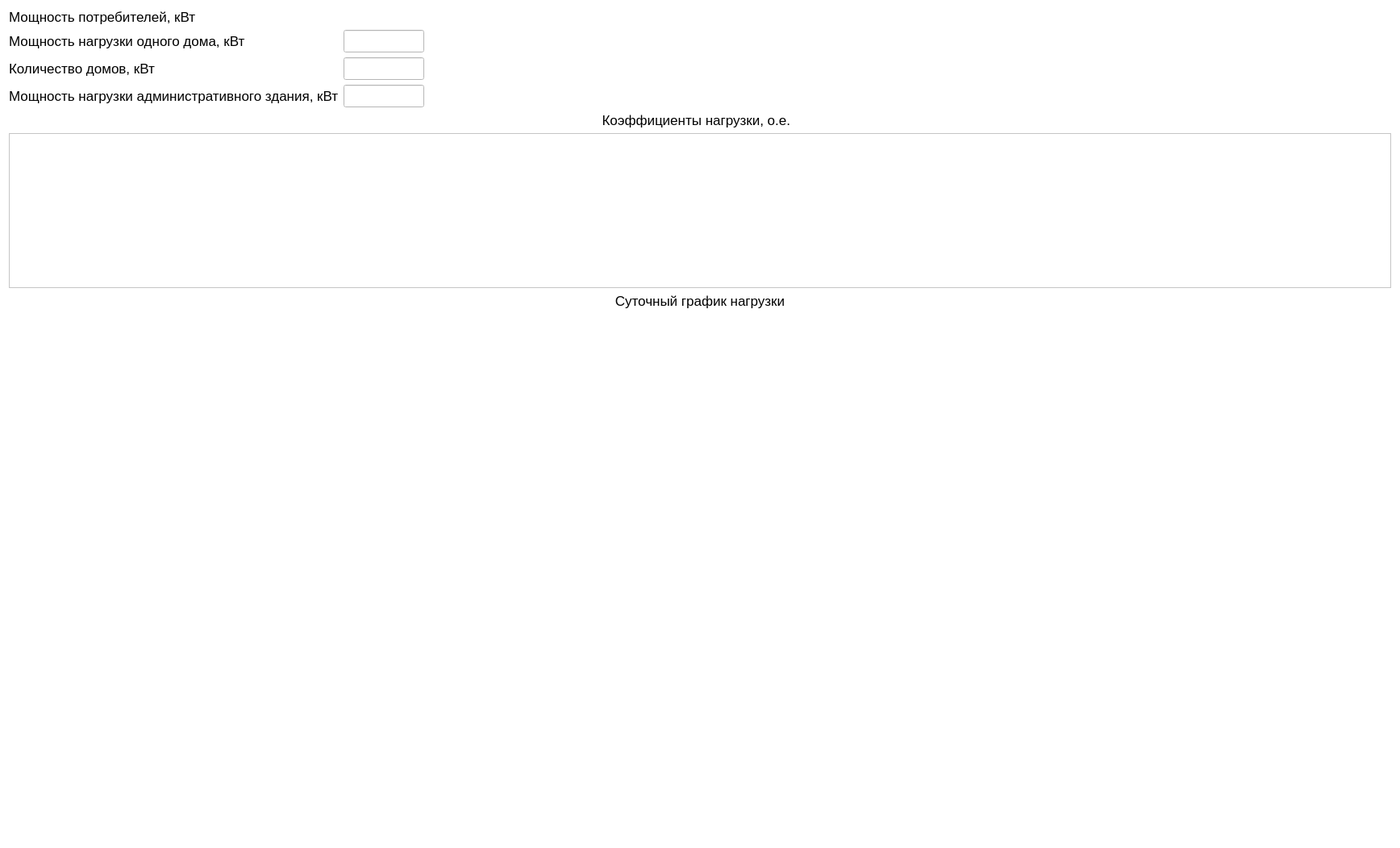
<?xml version="1.0" encoding="UTF-8"?>
<ui version="4.0">
 <class>Residential</class>
 <widget class="QWidget" name="Residential">
  <property name="geometry">
   <rect>
    <x>0</x>
    <y>0</y>
    <width>1736</width>
    <height>1051</height>
   </rect>
  </property>
  <property name="minimumSize">
   <size>
    <width>0</width>
    <height>0</height>
   </size>
  </property>
  <property name="maximumSize">
   <size>
    <width>16777215</width>
    <height>16777215</height>
   </size>
  </property>
  <property name="palette">
   <palette>
    <active>
     <colorrole role="Base">
      <brush brushstyle="SolidPattern">
       <color alpha="255">
        <red>255</red>
        <green>255</green>
        <blue>255</blue>
       </color>
      </brush>
     </colorrole>
     <colorrole role="Window">
      <brush brushstyle="SolidPattern">
       <color alpha="255">
        <red>255</red>
        <green>255</green>
        <blue>255</blue>
       </color>
      </brush>
     </colorrole>
    </active>
    <inactive>
     <colorrole role="Base">
      <brush brushstyle="SolidPattern">
       <color alpha="255">
        <red>255</red>
        <green>255</green>
        <blue>255</blue>
       </color>
      </brush>
     </colorrole>
     <colorrole role="Window">
      <brush brushstyle="SolidPattern">
       <color alpha="255">
        <red>255</red>
        <green>255</green>
        <blue>255</blue>
       </color>
      </brush>
     </colorrole>
    </inactive>
    <disabled>
     <colorrole role="Base">
      <brush brushstyle="SolidPattern">
       <color alpha="255">
        <red>255</red>
        <green>255</green>
        <blue>255</blue>
       </color>
      </brush>
     </colorrole>
     <colorrole role="Window">
      <brush brushstyle="SolidPattern">
       <color alpha="255">
        <red>255</red>
        <green>255</green>
        <blue>255</blue>
       </color>
      </brush>
     </colorrole>
    </disabled>
   </palette>
  </property>
  <property name="windowTitle">
   <string>Form</string>
  </property>
  <layout class="QVBoxLayout" name="verticalLayout_4">
   <item>
    <widget class="QLabel" name="label_42">
     <property name="font">
      <font>
       <pointsize>13</pointsize>
      </font>
     </property>
     <property name="text">
      <string>Мощность потребителей, кВт</string>
     </property>
    </widget>
   </item>
   <item>
    <layout class="QHBoxLayout" name="horizontalLayout">
     <item>
      <layout class="QHBoxLayout" name="horizontalLayout_12">
       <item>
        <layout class="QVBoxLayout" name="verticalLayout_17">
         <item>
          <widget class="QLabel" name="label_76">
           <property name="font">
            <font>
             <pointsize>13</pointsize>
            </font>
           </property>
           <property name="text">
            <string>Мощность нагрузки одного дома, кВт</string>
           </property>
          </widget>
         </item>
         <item>
          <widget class="QLabel" name="label_77">
           <property name="font">
            <font>
             <pointsize>13</pointsize>
            </font>
           </property>
           <property name="text">
            <string>Количество домов, кВт</string>
           </property>
          </widget>
         </item>
         <item>
          <widget class="QLabel" name="label_78">
           <property name="font">
            <font>
             <pointsize>13</pointsize>
            </font>
           </property>
           <property name="text">
            <string>Мощность нагрузки административного здания, кВт</string>
           </property>
          </widget>
         </item>
        </layout>
       </item>
       <item>
        <layout class="QVBoxLayout" name="verticalLayout_15">
         <item>
          <widget class="QLineEdit" name="powerOneHouse">
           <property name="sizePolicy">
            <sizepolicy hsizetype="Preferred" vsizetype="Preferred">
             <horstretch>0</horstretch>
             <verstretch>0</verstretch>
            </sizepolicy>
           </property>
           <property name="maximumSize">
            <size>
             <width>100</width>
             <height>16777215</height>
            </size>
           </property>
           <property name="font">
            <font>
             <pointsize>13</pointsize>
            </font>
           </property>
           <property name="contextMenuPolicy">
            <enum>Qt::ActionsContextMenu</enum>
           </property>
           <property name="placeholderText">
            <string/>
           </property>
          </widget>
         </item>
         <item>
          <widget class="QLineEdit" name="countHouses">
           <property name="sizePolicy">
            <sizepolicy hsizetype="Preferred" vsizetype="Preferred">
             <horstretch>0</horstretch>
             <verstretch>0</verstretch>
            </sizepolicy>
           </property>
           <property name="maximumSize">
            <size>
             <width>100</width>
             <height>16777215</height>
            </size>
           </property>
           <property name="font">
            <font>
             <pointsize>13</pointsize>
            </font>
           </property>
           <property name="placeholderText">
            <string/>
           </property>
          </widget>
         </item>
         <item>
          <widget class="QLineEdit" name="powerAdminHouse">
           <property name="sizePolicy">
            <sizepolicy hsizetype="Preferred" vsizetype="Preferred">
             <horstretch>0</horstretch>
             <verstretch>0</verstretch>
            </sizepolicy>
           </property>
           <property name="maximumSize">
            <size>
             <width>100</width>
             <height>16777215</height>
            </size>
           </property>
           <property name="font">
            <font>
             <pointsize>13</pointsize>
            </font>
           </property>
           <property name="placeholderText">
            <string/>
           </property>
          </widget>
         </item>
        </layout>
       </item>
      </layout>
     </item>
     <item>
      <spacer name="horizontalSpacer">
       <property name="orientation">
        <enum>Qt::Horizontal</enum>
       </property>
       <property name="sizeHint" stdset="0">
        <size>
         <width>40</width>
         <height>20</height>
        </size>
       </property>
      </spacer>
     </item>
    </layout>
   </item>
   <item>
    <layout class="QVBoxLayout" name="verticalLayout_2">
     <item>
      <widget class="QLabel" name="label_6">
       <property name="font">
        <font>
         <pointsize>13</pointsize>
        </font>
       </property>
       <property name="text">
        <string>Коэффициенты нагрузки, о.е.  </string>
       </property>
       <property name="alignment">
        <set>Qt::AlignCenter</set>
       </property>
      </widget>
     </item>
     <item>
      <widget class="QTableView" name="tableCoefficient_2">
       <property name="sizePolicy">
        <sizepolicy hsizetype="Preferred" vsizetype="Preferred">
         <horstretch>0</horstretch>
         <verstretch>0</verstretch>
        </sizepolicy>
       </property>
       <property name="minimumSize">
        <size>
         <width>0</width>
         <height>125</height>
        </size>
       </property>
       <property name="sizeIncrement">
        <size>
         <width>0</width>
         <height>150</height>
        </size>
       </property>
      </widget>
     </item>
    </layout>
   </item>
   <item>
    <layout class="QVBoxLayout" name="verticalLayout">
     <item>
      <widget class="QLabel" name="label_5">
       <property name="font">
        <font>
         <pointsize>13</pointsize>
        </font>
       </property>
       <property name="text">
        <string>Суточный график нагрузки</string>
       </property>
       <property name="alignment">
        <set>Qt::AlignCenter</set>
       </property>
      </widget>
     </item>
     <item>
      <layout class="QHBoxLayout" name="horizontalLayout_2" stretch="0,2,0,0,0">
       <item>
        <spacer name="horizontalSpacer_3">
         <property name="orientation">
          <enum>Qt::Horizontal</enum>
         </property>
         <property name="sizeType">
          <enum>QSizePolicy::Preferred</enum>
         </property>
         <property name="sizeHint" stdset="0">
          <size>
           <width>180</width>
           <height>20</height>
          </size>
         </property>
        </spacer>
       </item>
       <item>
        <widget class="QCustomPlot" name="Graphic_2" native="true">
         <property name="sizePolicy">
          <sizepolicy hsizetype="Expanding" vsizetype="Expanding">
           <horstretch>0</horstretch>
           <verstretch>0</verstretch>
          </sizepolicy>
         </property>
        </widget>
       </item>
       <item>
        <spacer name="horizontalSpacer_4">
         <property name="orientation">
          <enum>Qt::Horizontal</enum>
         </property>
         <property name="sizeType">
          <enum>QSizePolicy::Preferred</enum>
         </property>
         <property name="sizeHint" stdset="0">
          <size>
           <width>80</width>
           <height>20</height>
          </size>
         </property>
        </spacer>
       </item>
       <item>
        <layout class="QVBoxLayout" name="verticalLayout_3">
         <item>
          <spacer name="verticalSpacer">
           <property name="orientation">
            <enum>Qt::Vertical</enum>
           </property>
           <property name="sizeHint" stdset="0">
            <size>
             <width>20</width>
             <height>40</height>
            </size>
           </property>
          </spacer>
         </item>
         <item>
          <widget class="QLabel" name="label">
           <property name="text">
            <string/>
           </property>
           <property name="pixmap">
            <pixmap resource="rs.qrc">:/Resources/model/Screenshot_13.png</pixmap>
           </property>
           <property name="scaledContents">
            <bool>true</bool>
           </property>
          </widget>
         </item>
         <item>
          <spacer name="verticalSpacer_2">
           <property name="orientation">
            <enum>Qt::Vertical</enum>
           </property>
           <property name="sizeHint" stdset="0">
            <size>
             <width>20</width>
             <height>40</height>
            </size>
           </property>
          </spacer>
         </item>
        </layout>
       </item>
       <item>
        <spacer name="horizontalSpacer_2">
         <property name="orientation">
          <enum>Qt::Horizontal</enum>
         </property>
         <property name="sizeType">
          <enum>QSizePolicy::Preferred</enum>
         </property>
         <property name="sizeHint" stdset="0">
          <size>
           <width>180</width>
           <height>20</height>
          </size>
         </property>
        </spacer>
       </item>
      </layout>
     </item>
    </layout>
   </item>
  </layout>
 </widget>
 <customwidgets>
  <customwidget>
   <class>QCustomPlot</class>
   <extends>QWidget</extends>
   <header>qcustomplot.h</header>
   <container>1</container>
  </customwidget>
 </customwidgets>
 <resources>
  <include location="rs.qrc"/>
 </resources>
 <connections/>
</ui>
